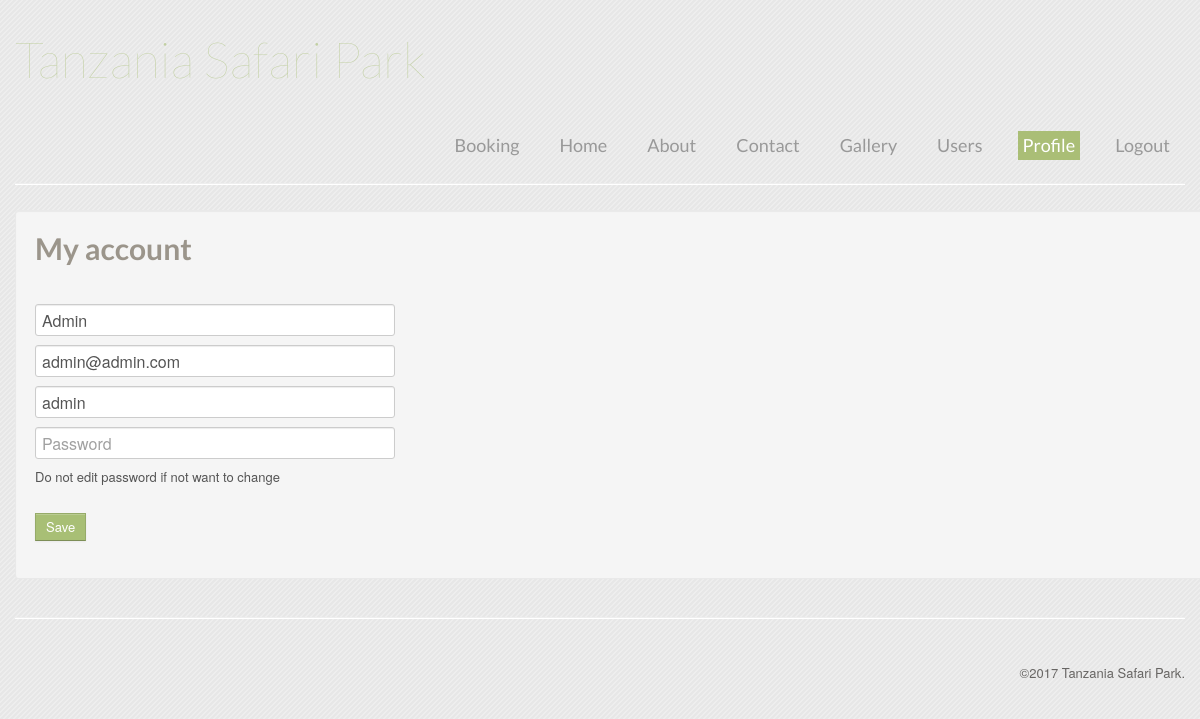
Screenshot of /admin/profile.php (signed in) with the database file from the repository.
### tables this page shows
CREATE TABLE IF NOT EXISTS `users` (
`id` int(11) NOT NULL,
  `name` varchar(155) NOT NULL,
  `email` varchar(255) NOT NULL,
  `username` varchar(50) NOT NULL,
  `password` varchar(50) NOT NULL,
  `is_admin` tinyint(1) NOT NULL DEFAULT '0',
  `date` datetime NOT NULL
);

### dbo.class.php (called while the page is built, shortened)
<?php session_start();
    class dbo
    {
        private $host = "localhost";
        private $user = "20098042";
        private $pwd = "20098042";
        private $db = "20098042";
        function get($q)
        {
            $link = mysqli_connect($this->host, $this->user, $this->pwd, $this->db);
            $res = mysqli_query($link,$q)or die(mysqli_error());
            $ret = array();
            while ($row = mysqli_fetch_assoc($res)) {
                $ret[] = $row;
            }
            return $ret;
        }
    }
?>

### admin/profile.php (the view, shortened to what this page needs)
<?php include_once '../dbo.class.php';
$db->chk_login();
$error = "";
    $user = $db->get("select * from users where id='".$_SESSION['admin_id']."'");
    extract($user[0]);
?>﻿<html lang="en">
    <head>
        <?php include_once './head.inc.php'; ?>
    </head>
    <body>
        <?php include_once './menu.inc.php'; ?>
        <div class="container">
            <hr>
            <div class="row">
                <div class="span12 well">
                    <h1>My account</h1>
                    <form method="post" name="register_form" action="" class="">
                       <h4 class="error"> <?php echo $error.'<br>';unset($error); ?></h4>
                        <input type="text" id="name" name="name" value="<?= $name; ?>" required="required" class="span4" placeholder="Name" />
                         <br>
                        <input type="email" class="span4" placeholder="Email" value="<?= $email ?>" required="required" name="email" id="email" />
                        <br>
                        <input type="text" id="username" name="username" value="<?= $username ?>" required="required" class="span4" placeholder="Username" />
                         <br>
                        <input type="password" class="span4" placeholder="Password" name="password" id="password"/>
                        <span class="help-block">Do not edit password if not want to change</span>
                        <br>
                        <button type="submit" name="submit" class="btn">Save</button>
                    </form>
                </div>
            </div>
            <?php include_once '../include/footer.inc.php'; ?>
        </div>
    </body>
</html>

### rows the page displays
users: name "Admin", email "admin@admin.com", username "admin"

### other values shown
$site_name "Tanzania Safari Park"
